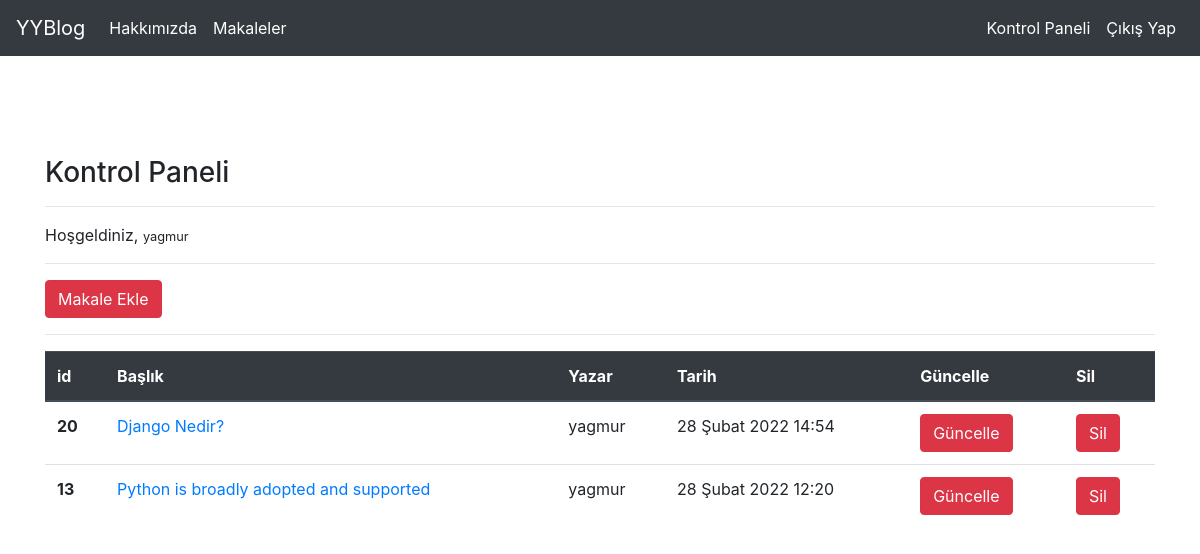
Screenshot of /articles/dashboard/ (signed in) with the database file from the repository.
### article/models.py (models this page shows, shortened)
class Article (models.Model):
    author = models.ForeignKey("auth.user",on_delete= models.CASCADE,verbose_name= "Yazar")
    title = models.CharField(max_length= 50,verbose_name="Başlık")
    content = RichTextField()
    created_date = models.DateTimeField(auto_now_add=True,verbose_name="Oluşturulma Tarihi")
    article_image = models.FileField(blank = True,null = True,verbose_name="Makaleye fotoğraf ekleyin.")
    class Meta:
        ordering = ['-created_date']

### article/views.py (the view)
# urls.py: path('dashboard/',views.dashboard,name = "dashboard" ),
@login_required(login_url = "user:login")
def dashboard(request):
    articles = Article.objects.filter(author = request.user)
    context = {
        "articles":articles
    }
    return render(request,"dashboard.html",context)

### templates/dashboard.html
{% extends "layout.html" %}
{% block body %}
<h3>Kontrol Paneli</h3>
<hr>
<p>Hoşgeldiniz, <small>{{request.user.username}}</small>
</p>
<hr>
<a class = "btn btn-danger" href="/articles/addarticle">Makale Ekle</a>
<hr>
{% if articles  %}
<table class="table">
    <thead class="thead-dark">
      <tr>
        <th scope="col">id</th>
        <th scope="col">Başlık</th>
        <th scope="col">Yazar</th>
        <th scope="col">Tarih</th>
        <th scope="col">Güncelle</th>
        <th scope="col">Sil</th>
      </tr>
    </thead>
    <tbody>
        {% for article in articles %}
        <tr>
            <th scope="row">{{article.id}}</th>
            <td> <a href="/articles/article/{{article.id}}">{{article.title}}</a></td>
            <td>{{article.author}}</td>
            <td>{{article.created_date}}</td>
            <td><a href="/articles/update/{{article.id}}"class = "btn btn-danger">Güncelle</a></td>
            <td><a href="/articles/delete/{{article.id}}" class = "btn btn-danger">Sil</a></td>
          </tr>
        {% endfor %}
    </tbody>
  </table>
{% else %}
<div class ="alert alert-danger">
    Henüz bir makaleniz bulunmuyor..
</div>
{% endif %}
{% endblock body %}

### rows the page displays
Article: id "20", title "Django Nedir?", author "yagmur", created_date "28 Şubat 2022 14:54"
Article: id "13", title "Python is broadly adopted and supported", author "yagmur", created_date "28 Şubat 2022 12:20"

### other values shown
{{ request.user.username }} "yagmur"
